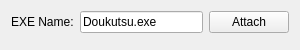
<?xml version="1.0" encoding="UTF-8"?>
<ui version="4.0">
 <class>DoukMemEd</class>
 <widget class="QMainWindow" name="DoukMemEd">
  <property name="geometry">
   <rect>
    <x>0</x>
    <y>0</y>
    <width>300</width>
    <height>49</height>
   </rect>
  </property>
  <property name="windowTitle">
   <string>Doukutsu Memory Editor</string>
  </property>
  <widget class="QWidget" name="centralWidget">
   <layout class="QVBoxLayout" name="verticalLayout_2">
    <item>
     <layout class="QHBoxLayout" name="hAttachCtrl">
      <item>
       <widget class="QLabel" name="label">
        <property name="text">
         <string>EXE Name:</string>
        </property>
       </widget>
      </item>
      <item>
       <widget class="QLineEdit" name="leExeName">
        <property name="text">
         <string>Doukutsu.exe</string>
        </property>
       </widget>
      </item>
      <item>
       <widget class="QPushButton" name="btnAttach">
        <property name="text">
         <string>Attach</string>
        </property>
       </widget>
      </item>
     </layout>
    </item>
    <item>
     <widget class="QWidget" name="vViews" native="true">
      <property name="sizePolicy">
       <sizepolicy hsizetype="Preferred" vsizetype="Expanding">
        <horstretch>0</horstretch>
        <verstretch>0</verstretch>
       </sizepolicy>
      </property>
      <layout class="QVBoxLayout" name="verticalLayout">
       <property name="spacing">
        <number>6</number>
       </property>
       <property name="leftMargin">
        <number>0</number>
       </property>
       <property name="topMargin">
        <number>0</number>
       </property>
       <property name="rightMargin">
        <number>0</number>
       </property>
       <property name="bottomMargin">
        <number>0</number>
       </property>
      </layout>
     </widget>
    </item>
   </layout>
  </widget>
 </widget>
 <layoutdefault spacing="6" margin="11"/>
 <resources/>
 <connections>
  <connection>
   <sender>leExeName</sender>
   <signal>returnPressed()</signal>
   <receiver>btnAttach</receiver>
   <slot>animateClick()</slot>
   <hints>
    <hint type="sourcelabel">
     <x>172</x>
     <y>18</y>
    </hint>
    <hint type="destinationlabel">
     <x>332</x>
     <y>23</y>
    </hint>
   </hints>
  </connection>
 </connections>
</ui>
